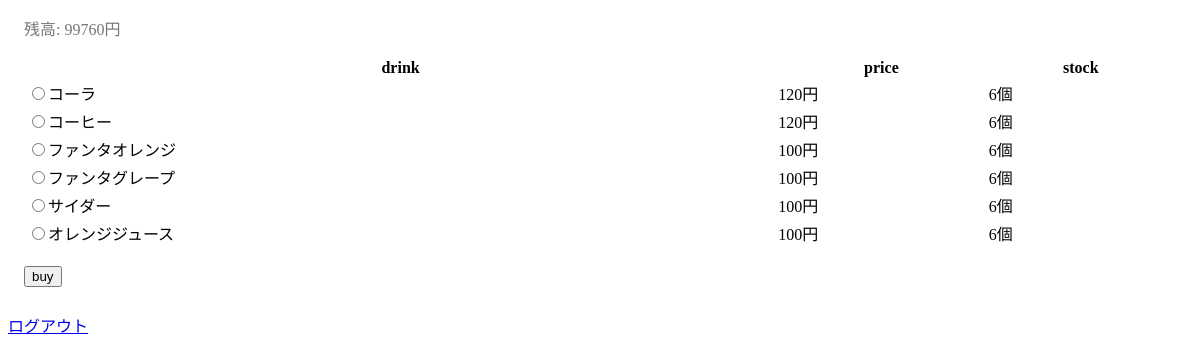
/toppage.php (signed in), run on an earlier commit of the app's database.
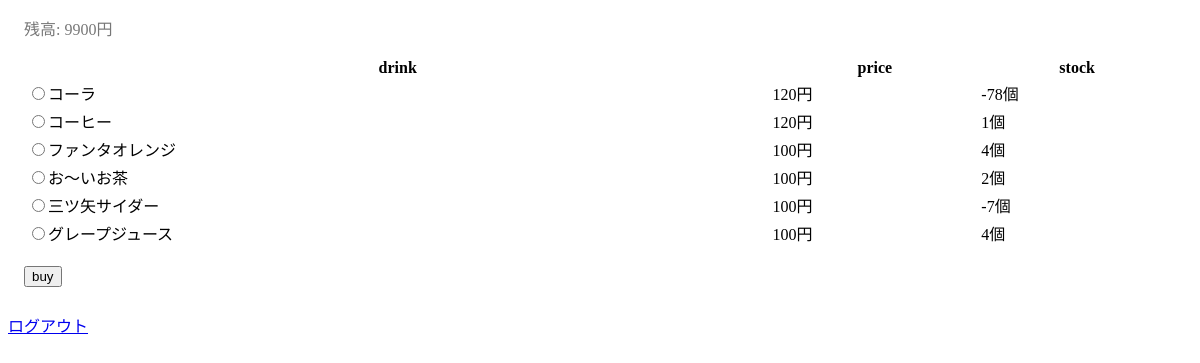
And on a later commit of the database.
### tables this page shows
CREATE TABLE "user" (
	`id`	INTEGER PRIMARY KEY AUTOINCREMENT,
	`money`	INTEGER,
	`name`	TEXT
, password text);

CREATE TABLE "product" (
	`id`	INTEGER PRIMARY KEY AUTOINCREMENT,
	`name`	TEXT,
	`price`	INTEGER
);

CREATE TABLE "stock" (
	`id`	INTEGER PRIMARY KEY AUTOINCREMENT,
	`product_id`	INTEGER,
	`number`	INTEGER
);

### functions.php (called while the page is built, shortened)
<?php
function generate_token()
{
  return hash('sha256', session_id());
}
function h($str)
{
  return htmlspecialchars($str, ENT_QUOTES, 'UTF-8');
}

### toppage.php (the view, shortened to what this page needs)
<?php
require_once __DIR__ . '/functions.php';
$pdo = new pdo("sqlite:anohako.sqlite");
$pdo->setattribute(PDO::ATTR_ERRMODE, PDO::ERRMODE_WARNING);
$st = $pdo->query("select * from product order by id desc");
$product = $st->fetchAll();
$user = $_SESSION['username'];
$st = $pdo->query("select money from user where name = '" . $user . "';");
$money = $st->fetchAll();
?>
<!DOCTYPE html>
<html lang="ja">
  <head>
    <link rel="stylesheet" href="//cdnjs.cloudflare.com/ajax/libs/10up-sanitize.css/4.1.0/sanitize.min.css">
    <link rel="stylesheet" href="https://code.getmdl.io/1.3.0/material.indigo-pink.min.css">
    <link rel="stylesheet" href="./style.css">
  </head>
  <body>
    <div class="container">
      <div class="mes"><?php print "残高: " . $money[0]['money']. "円"; ?></div>
      <form action="shopping_submit.php" method="get">
        <table class="mdl-data-table mdl-js-data-table mdl-shadow--2dp">
          <tr>
            <th class="mdl-data-table__cell--non-numeric">drink</th>
            <th>price</th>
            <th>stock</th>
          </tr>
          <?php
          foreach($product as $p) {
            print '<tr>';
            print '<td class="mdl-data-table__cell--non-numeric"><input type="radio" name="productname" value="'. $p["name"] .'">' . $p["name"] . '</th>';
            print '<td>' . $p["price"] . '円</th>';
            $st = $pdo->query("select * from stock where id =" .$p["id"] . ";");
            $stock = $st->fetchAll();
            print '<td>'.$stock[0]["number"].'個</td>';
            print '</tr>';
          }
          ?>
       </table>
       <input class="mdl-button mdl-js-button mdl-button--raised mdl-js-ripple-effect buy" type="submit" value="buy">
     </form>
  </div>
  <a href="/logout.php?token=<?=h(generate_token())?>">ログアウト</a>
  </body>
</html>

What changed in the data, as far as the page shows it:
changed user: money "99760" → "9900"
changed through a linked row, product "コーラ": stock.number "6" → "-78"
changed through a linked row, product "コーヒー": stock.number "6" → "1"
changed through a linked row, product "ファンタオレンジ": stock.number "6" → "4"
changed product: name "ファンタグレープ" → "お〜いお茶"; stock.number "6" → "2"
changed product: name "サイダー" → "三ツ矢サイダー"; stock.number "6" → "-7"
changed product: name "オレンジジュース" → "グレープジュース"; stock.number "6" → "4"
